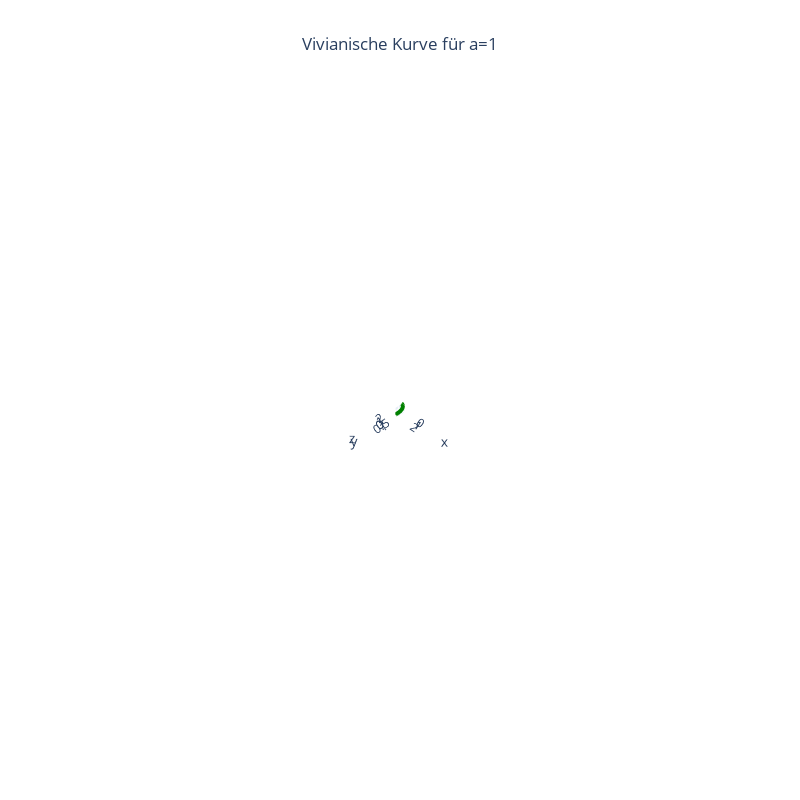

The cell this chart's notebook holds for it:
### Markdown cell above
## Vivianische Kurve
Eine Vivianische Kurve beschreibt den Durchschnitt eines Zylinders mit Radius a und einer Kurgel mit Radius a. Sie ist mit dem Parameter a gegeben durch

$viviani(t) = a(1 + cos(t), sin(t), 2 sin(t/2)$

Gray erstellt eine grafische Ausgabe mit a=1, in der auch die Kugel sichtbar wird. Wir erstellen zwei Abbildungen, einmal die Vivianische Kurve allein, 
und dann die Umrisse der Kugel so wie in Gray.

### Code cell
t = np.linspace(0.0, np.pi, num=50)
x, y, z = 1+np.cos(t), np.sin(t), 2.0*np.sin(t/2.0)

viviani = go.Scatter3d(x=x, y=y, z=z,
                     name='viviani',
                     mode='lines',
                     line = dict(color='green', width=8),
                     showlegend=False)

layout = go.Layout(scene_xaxis_visible=True, 
                   scene_yaxis_visible=True, 
                   scene_zaxis_visible=True,
                   showlegend=False)

fig =  go.Figure(data=[viviani], layout=layout)

fig.update_layout(title='Vivianische Kurve für a=1',
                  title_x=0.5,
                  scene_camera_eye_z=1.55,
                  autosize=False,
                  width=800,
                  height=800,
                  showlegend=False)
                  
fig.show()

### Figure 1 — Plotly figure (JSON) as saved in the notebook; plotly's stock layout.template omitted (floating-point values rounded to 4 significant figures)
{"data": [{"line": {"color": "green", "width": 8}, "mode": "lines", "name": "viviani", "showlegend": false, "type": "scatter3d", "x": [2, 1.998, 1.992, 1.982, 1.967, 1.949, 1.927, 1.901, 1.871, 1.838, 1.801, 1.761, 1.718, 1.672, 1.623, 1.572, 1.518, 1.463, 1.405, 1.345, 1.285, 1.223, 1.16, 1.096, 1.032, 0.9679, 0.904, 0.8404, 0.7775, 0.7155, 0.6546, 0.5952, 0.5375, 0.4816, 0.4279, 0.3765, 0.3277, 0.2817, 0.2386, 0.1986, 0.1619, 0.1287, 0.09903, 0.07308, 0.05094, 0.03271, 0.01844, 0.00821, 0.002055, 0], "y": [0, 0.06407, 0.1279, 0.1912, 0.2537, 0.3151, 0.3753, 0.4339, 0.4907, 0.5455, 0.5981, 0.6482, 0.6957, 0.7403, 0.7818, 0.8202, 0.8551, 0.8866, 0.9144, 0.9385, 0.9587, 0.9749, 0.9872, 0.9954, 0.9995, 0.9995, 0.9954, 0.9872, 0.9749, 0.9587, 0.9385, 0.9144, 0.8866, 0.8551, 0.8202, 0.7818, 0.7403, 0.6957, 0.6482, 0.5981, 0.5455, 0.4907, 0.4339, 0.3753, 0.3151, 0.2537, 0.1912, 0.1279, 0.06407, 1.225e-16], "z": [0, 0.0641, 0.1281, 0.192, 0.2558, 0.3192, 0.3823, 0.445, 0.5073, 0.5691, 0.6302, 0.6907, 0.7505, 0.8096, 0.8678, 0.9251, 0.9814, 1.037, 1.091, 1.144, 1.196, 1.247, 1.296, 1.345, 1.391, 1.437, 1.481, 1.523, 1.564, 1.603, 1.64, 1.676, 1.71, 1.743, 1.773, 1.802, 1.829, 1.854, 1.877, 1.898, 1.917, 1.935, 1.95, 1.963, 1.974, 1.984, 1.991, 1.996, 1.999, 2]}], "layout": {"autosize": false, "height": 800, "scene": {"aspectmode": "auto", "aspectratio": {"x": 1.26, "y": 0.6297, "z": 1.26}, "camera": {"center": {"x": 0, "y": 0, "z": 0}, "eye": {"x": 53.17, "y": 53.17, "z": 65.93}, "projection": {"type": "perspective"}, "up": {"x": 0, "y": 0, "z": 1}}, "xaxis": {"type": "linear", "visible": true}, "yaxis": {"type": "linear", "visible": true}, "zaxis": {"type": "linear", "visible": true}}, "showlegend": false, "title": {"text": "Vivianische Kurve für a=1", "x": 0.5}, "width": 800}}
